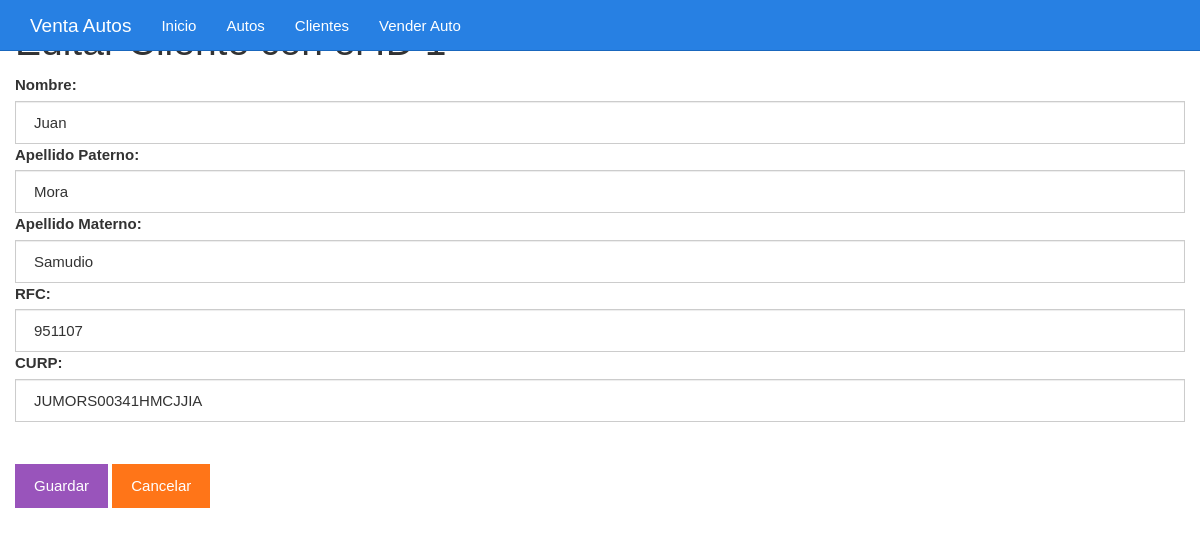
The page /editarcliente.php?id=1 on the database its author committed.
### tables this page shows
CREATE TABLE `tbl_cliente` (
  `id` int(11) NOT NULL,
  `nombre` varchar(50) NOT NULL,
  `apellido_paterno` varchar(50) NOT NULL,
  `apellido_materno` varchar(50) NOT NULL,
  `rfc` varchar(13) NOT NULL,
  `curp` varchar(18) NOT NULL
);

### editarcliente.php (the view, shortened to what this page needs)
<?php
$id = $_GET["id"];
include_once "base_de_datos.php";
$sentencia = $base_de_datos->prepare("SELECT * FROM tbl_cliente WHERE id = ?;");
$sentencia->execute([$id]);
$tbl_cliente = $sentencia->fetch(PDO::FETCH_OBJ);
?>
<?php include_once "encabezado.php" ?>
	<div class="col-xs-12">
		<h1>Editar Cliente con el ID <?php echo $tbl_cliente->id; ?></h1>
		<form method="post" action="guardarDatosEditadosCliente.php">
			<label for="nombre">Nombre:</label>
			<input value="<?php echo $tbl_cliente->nombre ?>" class="form-control" name="nombre" required type="text" id="nommbre" placeholder="Escribe el nombre del cliente">
			<label for="apellido_paterno">Apellido Paterno:</label>
			<input value="<?php echo $tbl_cliente->apellido_paterno ?>" class="form-control" name="apellido_paterno" required type="text" id="apellido_paterno" placeholder="Escribe el Apellido paterno">
			<label for="apellido_materno">Apellido Materno:</label>
			<input value="<?php echo $tbl_cliente->apellido_materno ?>" class="form-control" name="apellido_materno" required type="text" id="apellido_materno" placeholder="Escribe el Apellido materno">
			<label for="rfc">RFC:</label>
			<input value="<?php echo $tbl_cliente->rfc ?>" class="form-control" name="rfc" required type="text" id="rfc" placeholder="Escribe el RFC">
			<label for="curp">CURP:</label>
			<input value="<?php echo $tbl_cliente->curp ?>" class="form-control" name="curp" required type="text" id="curp" placeholder="Escribe el CURP">
			<br><br><input class="btn btn-info" type="submit" value="Guardar">
			<a class="btn btn-warning" href="./clientes.php">Cancelar</a>
		</form>
	</div>
<?php include_once "pie.php" ?>

### css/estilo.css (style rules this page uses)
body { margin:0px; font-family:"Trebuchet MS", Arial, Helvetica, sans-serif; min-width:1000px; }

### rows shown on the page
tbl_cliente: nombre "Juan", apellido_paterno "Mora", apellido_materno "Samudio", rfc "951107", curp "JUMORS00341HMCJJIA"
